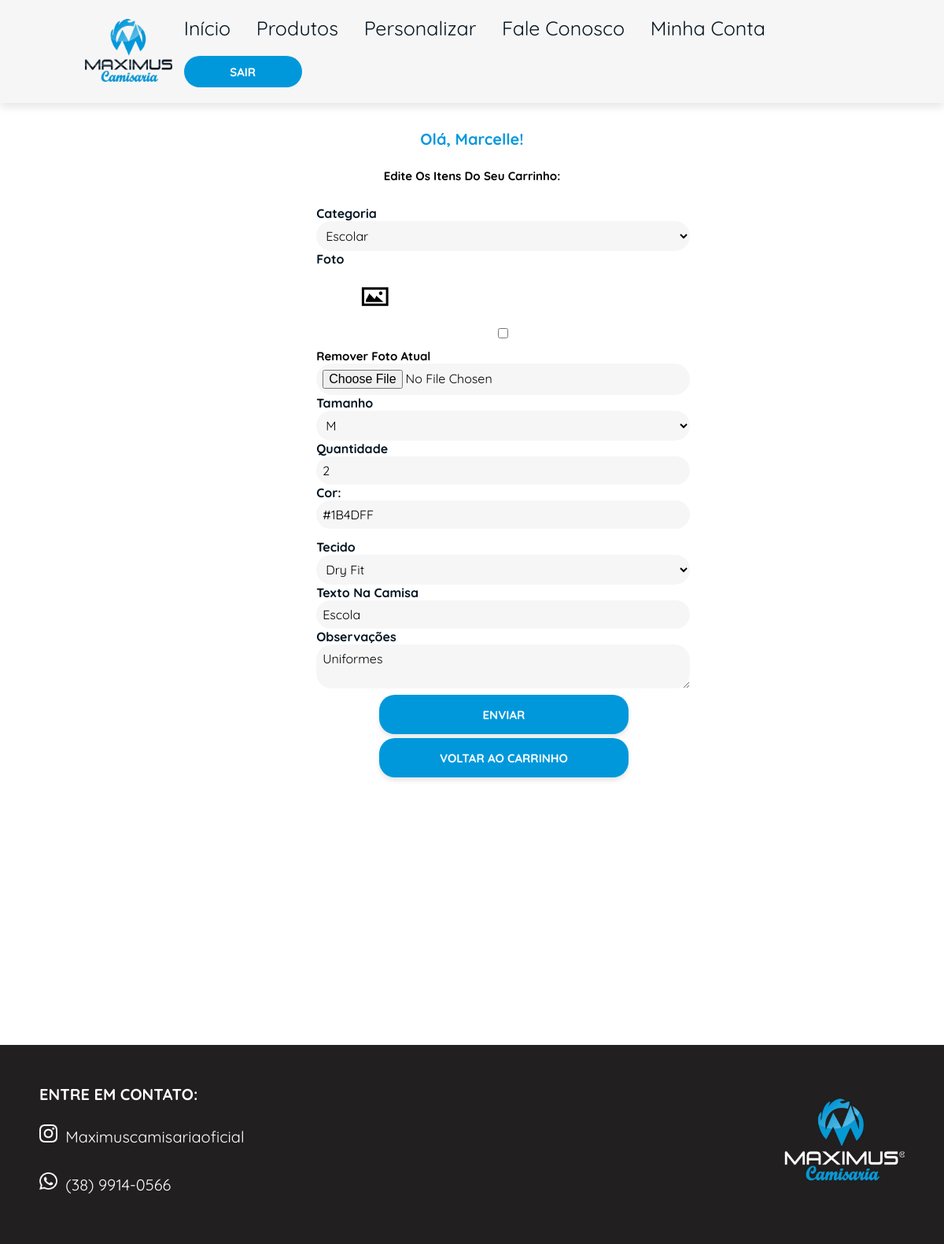
The page /editar_item/4 (signed in) on the database as committed earlier.
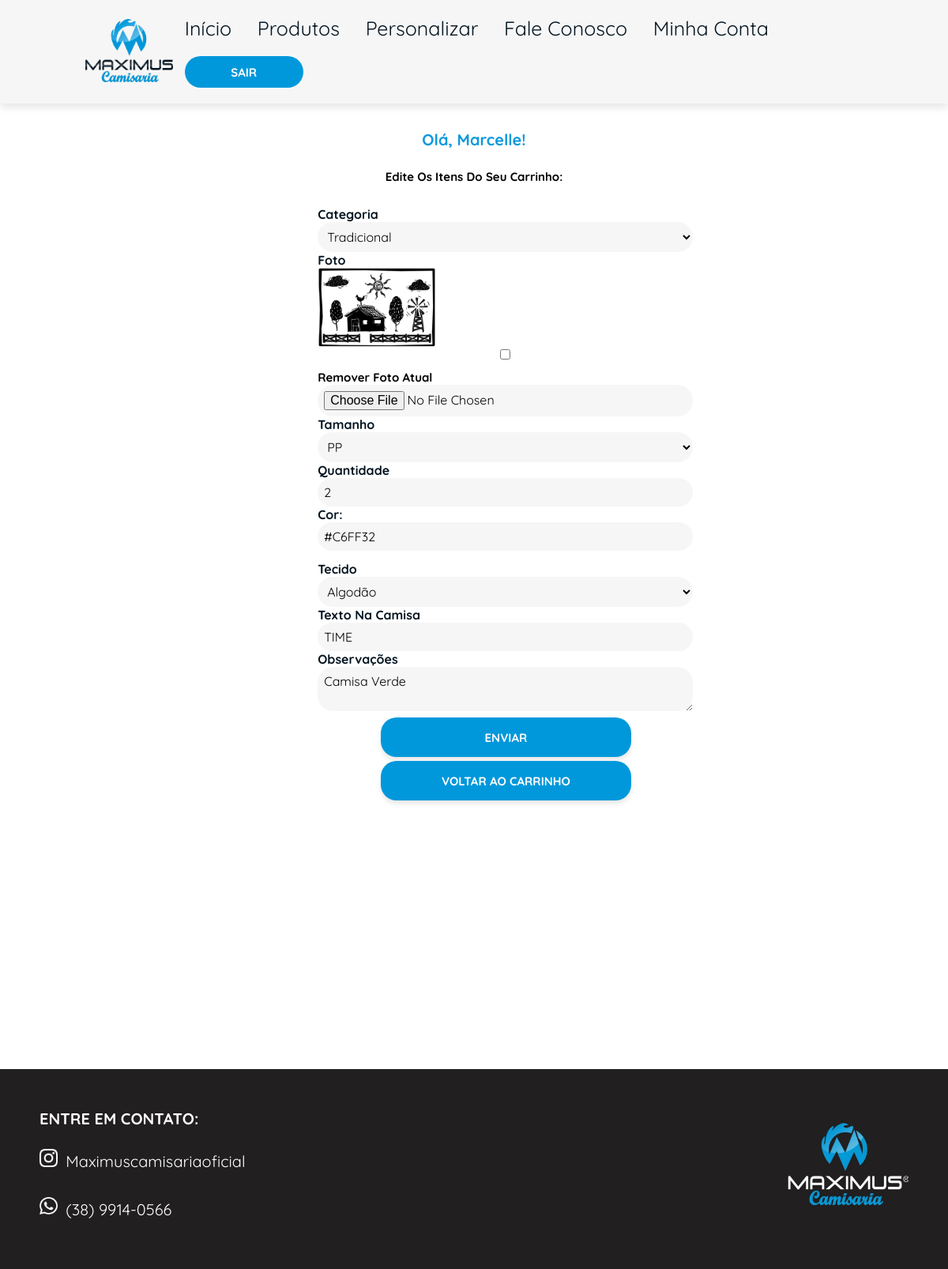
The same page on the database as committed later.
### loja/models.py (models this page shows)
class Usuario(database.Model, UserMixin):
    id = database.Column(database.Integer, primary_key=True)
    username = database.Column(database.String, nullable=False)
    userlastname = database.Column(database.String, nullable=False)
    email = database.Column(database.String, nullable=False, unique=True)
    senha = database.Column(database.String, nullable=False)
    cpf = database.Column(database.String(11), nullable=False, unique=True)
    endereco = database.Column(database.String, nullable=False)
    complemento = database.Column(database.String, nullable=False)
    cidade = database.Column(database.String, nullable=False)
    uf = database.Column(database.String(2), nullable=False)
    cep = database.Column(database.String(8), nullable=False)
    telefone = database.Column(database.String, nullable=False)

class Personalizada(database.Model):
    id = database.Column(database.Integer, primary_key=True)
    foto = database.Column(database.String, default="default.png")
    data_criacao = database.Column(database.DateTime, nullable=False, default=datetime.utcnow())
    categoria = database.Column(database.String, nullable=False)
    cor = database.Column(database.String, nullable=False)
    tamanho = database.Column(database.String, nullable=False)
    quantidade = database.Column(database.Integer, nullable=False)
    tecido = database.Column(database.String, nullable=False)
    texto_camisa = database.Column(database.String, nullable=False)
    observacao = database.Column(database.String, nullable=False)
    id_usuario = database.Column(database.Integer, database.ForeignKey('usuario.id'), nullable=False)

### loja/routes.py (the view, shortened to what this page needs)
@app.route("/editar_item/<int:id>", methods=["GET", "POST"])
@login_required
def editar_item(id):
    item = Personalizada.query.get_or_404(id)
    form = FormPersonalizada()
    form.categoria.data = item.categoria
    form.cor.data = item.cor
    form.tamanho.data = item.tamanho
    form.quantidade.data = item.quantidade
    form.tecido.data = item.tecido
    form.texto_camisa.data = item.texto_camisa
    form.observacao.data = item.observacao
    return render_template('editar_item.html', form=form, item=item)

### loja/forms.py
class FormPersonalizada(FlaskForm):
    foto = FileField('Foto')
    categorias = [('personalizada', 'Personalizada'), ('tradicional', 'Tradicional'), ('raglan', 'Raglan'),
        ('esportiva', 'Esportiva'), ('uniforme', 'Escolar'), ('longa', 'Manga Longa'),
        ('golaV', 'Gola V'), ('golapolo', 'Gola Polo'), ('oversized', 'Oversized')]
    tamanhos = [('pp', 'PP'), ('p', 'P'), ('m', 'M'), ('g', 'G'), ('gg', 'GG')]
    tecidos = [('algodao', 'Algodão'), ('piquet', 'Piquet'), ('dryfit', 'Dry Fit'),
        ('pvantipiling', 'PV Antipiling')]
    categoria = SelectField('Categoria', choices=categorias, validators=[DataRequired()])
    tamanho = SelectField('Tamanho', choices=tamanhos, validators=[DataRequired()])
    quantidade = IntegerField('Quantidade', validators=[DataRequired()])
    tecido = SelectField('Tecido', choices=tecidos, validators=[DataRequired()])
    cor = HiddenField('Cor')
    texto_camisa = StringField('Texto na Camisa', validators=[DataRequired()])
    observacao = TextAreaField('Observações')
    botao_confirmacao = SubmitField('ENVIAR')

### loja/models.py (called while the page is built)
@login_manager.user_loader
def load_usuario(id_usuario):
    return Usuario.query.get(int(id_usuario))

### loja/templates/editar_item.html (shortened to what this page needs)
{% extends "personalizar.html" %}
{% block style %}
<link rel="stylesheet" href="{{ url_for('static', filename='css/homepage.css') }}">
<link rel="stylesheet" href="{{ url_for('static', filename='css/personalizar.css') }}">
{% endblock %}
{% block main1 %}
<main>
    <div class="Subtitulo-base">
        <h1 class="subtitulo"> Olá, {{ current_user.username }}!</h1>
        <h1 class="texto"> Edite os itens do seu carrinho: </h1>
    </div>
{% endblock %}
{% block main2 %}
<section class="personalizar">
    <div class="boxContainer">
        <div class="formulario">
            <form method="POST" action="{{ url_for('editar_item', id=item.id) }}" enctype="multipart/form-data">
                <div class="selecao">
                    {{ form.categoria.label }} {{ form.categoria(value=item.categoria) }}<br>
                    {{ form.foto.label }}
                    {% if item.foto %}
                        <div>
                            <img src="{{ url_for('static', filename='images/fotos_camisas/' + item.foto) }}" alt="Imagem Atual" width="150">
                            <input type="checkbox" name="remove_foto" value="1">
                            <h1 class="texto1"> Remover foto atual </h1>
                        </div>
                    {% endif %}
                    {{ form.foto }}<br>
                    {{ form.tamanho.label }} {{ form.tamanho(value=item.tamanho) }}<br>
                    {{ form.quantidade.label }} {{ form.quantidade(value=item.quantidade) }}<br>
                    <div class="seletor-cor">
                        <label for="cor">Cor:</label><br>
                        <input class="jscolor {onFineChange:'updateColor(this)'}" id="cor-picker" value="{{ item.cor }}">
                    </div>
                    {{ form.cor(value=item.cor) }}<br>
                    {{ form.tecido.label }} {{ form.tecido(value=item.tecido) }}<br>
                    {{ form.texto_camisa.label }} {{ form.texto_camisa(value=item.texto_camisa) }}<br>
                    {{ form.observacao.label }} {{ form.observacao(value=item.observacao) }}<br>
                    {{ form.botao_confirmacao(class_="botao") }}
                     <a href="{{ url_for('carrinho') }}"><button class="botao">VOLTAR AO CARRINHO</button></a>
                </div>
            </form>
        </div>
    </div>
</section>
</main>
{% endblock %}

### loja/templates/personalizar.html (shortened to what this page needs)
{% extends "homepage.html" %}
{% block header %}
<header>
    <a href="/"> <img class="logo" src="{{ url_for('static', filename='images/logoPNG.png') }}" alt="Logo"></a>
    <nav class="navbar">
        <a href="{{ url_for('perfil', id_usuario=current_user.id) }}">início</a>
        <a href="/produtos">produtos</a>
        <a href="/personalizar">personalizar</a>
        <a href="/fale">fale conosco</a>
        <a href="/minhaconta">minha conta</a>
        <a href="{{ url_for('logout') }}"> <button class="botao1" type="button"> <strong> SAIR </strong></button></a>
    </nav>
</header>
{% endblock %}

### loja/templates/homepage.html (shortened to what this page needs)
<!DOCTYPE html>
<html lang="pt-br">
<head>
    {% block style %}{% endblock %}
</head>
<body>
    {% block header %}{% endblock %}
    {% block main1 %}{% endblock %}
    {% block main2 %}{% endblock %}
    {% block footer %}
    <footer class="rodape">
        <div>
            <div class="redes-container">
                <h3 class="titulo-rodape"> ENTRE EM CONTATO: </h3>
                <a href="https://www.instagram.com/">
                    <img class="redes-sociais" src="{{ url_for('static', filename='images/rodape/insta.webp') }}" alt="Instagram">
                    <span class="texto-redes-sociais">maximuscamisariaoficial</span>
                </a>
                <br>
                <a href="https://web.whatsapp.com/">
                    <img class="redes-sociais" src="{{ url_for('static', filename='images/rodape/whatsapp.png') }}" alt="WhatsApp">
                    <span class="texto-redes-sociais">(38) 9914-0566</span>
                </a>
            </div>
        </div>
        <a href="/"><img class="logo-rodape" src="{{ url_for('static', filename='images/rodape/logoRodapé.jpeg') }}" alt="Imagem"></a>
    </footer>
    {% endblock %}
</body>
</html>

### loja/static/css/homepage.css (style rules this page uses)
:root { --azulclaro: #0098db; --azulescuro: #041521; --branco: #f6f6f6; --azulbotao: #00008B; --logoescura: #211f20; }
* { margin: 0; padding: 0; box-sizing: border-box; font-family: "Quicksand", sans-serif; outline: none; border: none; text-transform: capitalize; transition: .2s linear; }
html { font-size: 62.5%; scroll-behavior: smooth; scroll-padding-top: 6rem; overflow-x: hidden; }
header { top: 0; left: 0; right: 0; background:var(--branco); padding: 2rem 9%; display: flex; align-items: center; justify-content: space-between; z-index: 1000; box-shadow: 0 .5rem 1rem rgba(0, 0, 0, .1); }
header .logo { height: 8rem; }
header a { text-decoration: none; }
header .navbar a { font-size: 25px; padding: 0 1.5rem; color: var(--azulescuro); }
main { padding-top: 8px; margin-bottom: 12rem; display: flex; flex-direction: column; align-items: center; text-align: center; }
.botao { background-color:var(--azulclaro) ; width: 5rem; height: 3rem; border: none; font-family: 'Quicksand', sans-serif; font-size: 15px; color: white; border-radius: 20px; margin-top: 2rem; }
.botao1 { background-color:var(--azulclaro) ; width: 15rem; height: 4rem; border: none; font-family: 'Quicksand', sans-serif; font-size: 15px; color: white; border-radius: 20px; margin-top: 2rem; }
.subtitulo { padding: 5px; font-family: "Quicksand", sans-serif; color:#0b99db; display: flex; justify-content: center; height: 70; margin-top: 2rem; margin-bottom: 2rem; }
.texto { text-align: center; margin-top: 10px; font-size: 15px }
.rodape { display: flex; justify-content: space-between; align-items: flex-start; background-color: var(--logoescura); margin: 0; padding: 5rem; }
.titulo-rodape { font-family: "Quicksand", sans-serif; font-size: 20px; color: white; margin-bottom: 16px; }
.logo-rodape { height: 15rem; }
.redes-container { display: flex; flex-direction: column; gap: 1rem; }
.redes-sociais { height: 2.25rem; margin-right: 8px; }
.texto-redes-sociais { color: white; font-size: 20px; }
.redes-container a { text-decoration: none; }

### loja/static/css/personalizar.css (style rules this page uses)
.personalizar { padding-top: 8px; margin-bottom: 20rem; }
.personalizar .boxContainer { display: flex; justify-content: center; gap: 2rem; padding: 0 2rem; margin: 2rem 0; }
.personalizar .formulario { flex: 1; display: flex; flex-direction: column; text-align: left; gap: 1rem; }
.personalizar .formulario label { font-family: 'Quicksand', sans-serif; font-size: 16px; color: var(--azulescuro); font-weight: bold; margin-bottom: 0.8rem; text-align: left; width: 100%; }
.formulario input, .formulario select, .formulario textarea { padding: 0.8rem; border-radius: 20px; background-color: #f6f6f6; font-family: 'Quicksand', sans-serif; font-size: 16px; width: 120%; }
.formulario input[type="number"], .formulario textarea { width: 120%; background-color: #f6f6f6; }
.personalizar .botao { background-color: var(--azulclaro); height: 5rem; width: 80%; border: none; font-family: 'Quicksand', sans-serif; font-size: 15px; font-weight: bold; color: white; border-radius: 20px; margin-top: 0.5rem; margin-left: 80px; cursor: pointer; box-shadow: 0 4px 6px rgba(0, 0, 0, 0.1); transition: background-color 0.3s ease, transform 0.3s ease; }
.texto1 { text-align: left; margin-top: 10px; font-size: 15px }

Rows that differ between the two databases and show on the page:
changed Personalizada: categoria "Escolar" → "Tradicional"; foto: a different picture; tamanho "M" → "PP"; cor "#1B4DFF" → "#C6FF32"; tecido "Dry Fit" → "Algodão"; texto_camisa "escola" → "tIME"; observacao "Uniformes" → "Camisa Verde"
